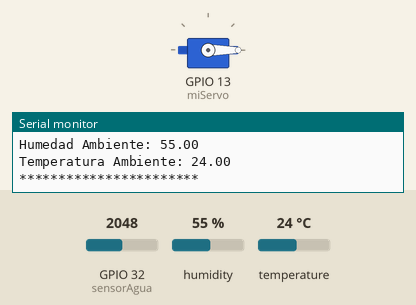
Recording of a sketch running on a simulated ESP32. Shown: servo, the last lines printed to the serial monitor. Inputs (shaded band) come from the test bench; at power-on: GPIO 32 (sensorAgua) = 2048, humidity 55 %, temperature 24 °C. WiFi joins after 1.5 s; servers stay silent unless stated; uploads are accepted with an empty reply.

Above: at 1.8 s.
1.9 s: GPIO 32 (sensorAgua) set to 530
6.7 s: GPIO 32 (sensorAgua) set to 456
At 7.9 s:
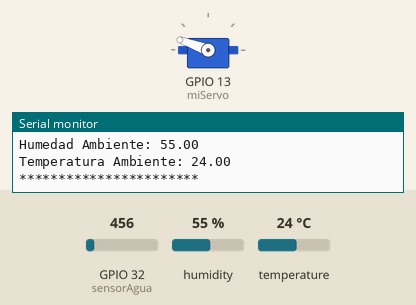
8.8 s: GPIO 32 (sensorAgua) set to 540
At 10.6 s:
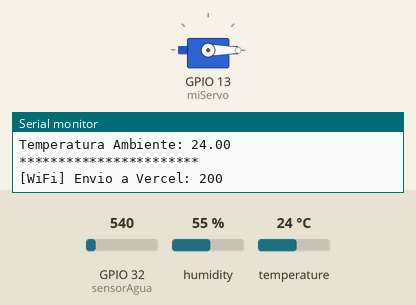
10.9 s: GPIO 32 (sensorAgua) set to 491
At 11.9 s:
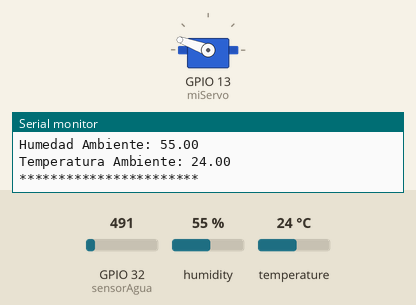
Timing chart, 0 to 13.9 s (numbered marks = the images above; inputs shaded):
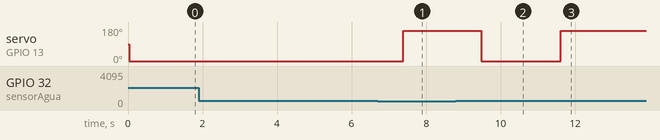

Measured:
- the behaviour switches between 501 and 500 on GPIO 32 (sensorAgua) (found by bisection; images 0 and 1)
- after the input at 6.7 s, servo on GPIO 13 (miServo): 0° → 160° after 0.68 s
- after the input at 8.8 s, servo on GPIO 13 (miServo): 160° → 0° after 0.68 s
- after the input at 10.9 s, servo on GPIO 13 (miServo): 0° → 160° after 0.71 s

The sketch:

CHOCO_ESP32_WiFi.ino
```cpp
#include <ESP32Servo.h>
#include "DHT.h"
// --- AGREGADO: WiFi y envío a la landing (Vercel) ---
#include <WiFi.h>
#include <WiFiClientSecure.h>
#include <HTTPClient.h>
#include <ArduinoJson.h>   // Librería "ArduinoJson" de Benoit Blanchon (v7)

#define DHTPIN 25
#define DHTTYPE DHT11
DHT dht(DHTPIN, DHTTYPE);

// --- AGREGADO: configuración WiFi y servidor ---
const char* WIFI_SSID      = "TU_RED_WIFI";
const char* WIFI_PASSWORD  = "TU_CLAVE_WIFI";
const char* SERVIDOR_URL   = "https://TU-PROYECTO.vercel.app/api/lecturas";
const char* API_TOKEN      = "choco-sena-2026";   // el mismo valor de API_TOKEN en Vercel
const unsigned long INTERVALO_ENVIO = 5000;       // enviar datos cada 5 s
void tareaComunicacion(void* parametro);          // definida al final del archivo

// Variables
Servo miServo;
int sensorAgua = 32;
int nivelAgua = 0;
float humedadAmbiente = 0;
float tempAmbiente = 0;


void setup() {
  Serial.begin(9600);
  miServo.attach(13);
  dht.begin();
  pinMode(sensorAgua, INPUT);

  // --- AGREGADO: la comunicación corre aparte, en el núcleo 0 ---
  xTaskCreatePinnedToCore(tareaComunicacion, "comunicacion", 8192, NULL, 1, NULL, 0);
}

void loop() {

  nivelAgua = analogRead(sensorAgua);
  humedadAmbiente = dht.readHumidity();
  tempAmbiente = dht.readTemperature();

  if(nivelAgua > 500){
    miServo.write(0);
  }
  else{
    miServo.write(160);
  }

  delay(1000);

  Serial.print("Nivel de agua: ");
  Serial.println(nivelAgua);
  Serial.print("Humedad Ambiente: ");
  Serial.println(humedadAmbiente);
  Serial.print("Temperatura Ambiente: ");
  Serial.println(tempAmbiente);
  Serial.println("***********************");


}

// =====================================================================
// --- AGREGADO: tarea que solo envía los datos a Vercel ---
// No toca el servo ni los sensores: lee las variables que actualiza loop().
// Si no hay WiFi, el secadero sigue funcionando normal.
// =====================================================================
void tareaComunicacion(void* parametro) {
  WiFi.mode(WIFI_STA);
  WiFi.begin(WIFI_SSID, WIFI_PASSWORD);

  for (;;) {
    if (WiFi.status() != WL_CONNECTED) {
      WiFi.reconnect();
      vTaskDelay(pdMS_TO_TICKS(5000));
      continue;
    }

    JsonDocument doc;
    doc["lluvia"] = nivelAgua;
    if (isnan(humedadAmbiente)) doc["humedad"] = nullptr; else doc["humedad"] = humedadAmbiente;
    if (isnan(tempAmbiente))    doc["temperatura"] = nullptr; else doc["temperatura"] = tempAmbiente;
    String json;
    serializeJson(doc, json);

    WiFiClientSecure cliente;
    cliente.setInsecure();                 // HTTPS sin validar certificado (suficiente para el prototipo)
    HTTPClient http;
    if (http.begin(cliente, SERVIDOR_URL)) {
      http.addHeader("Content-Type", "application/json");
      http.addHeader("x-api-token", API_TOKEN);
      http.setTimeout(8000);
      int codigo = http.POST(json);
      Serial.print("[WiFi] Envio a Vercel: ");
      Serial.println(codigo);              // 201 = recibido
      http.end();
    }

    vTaskDelay(pdMS_TO_TICKS(INTERVALO_ENVIO));
  }
}
```
